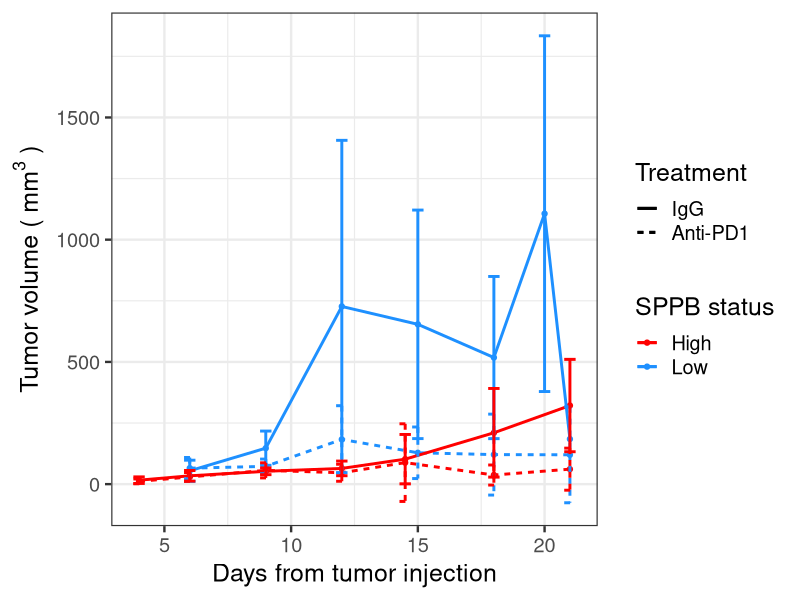
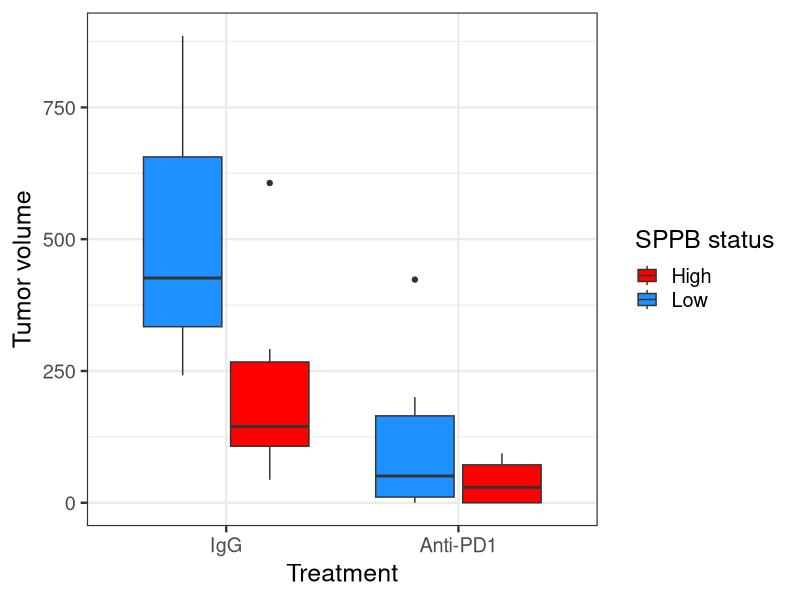
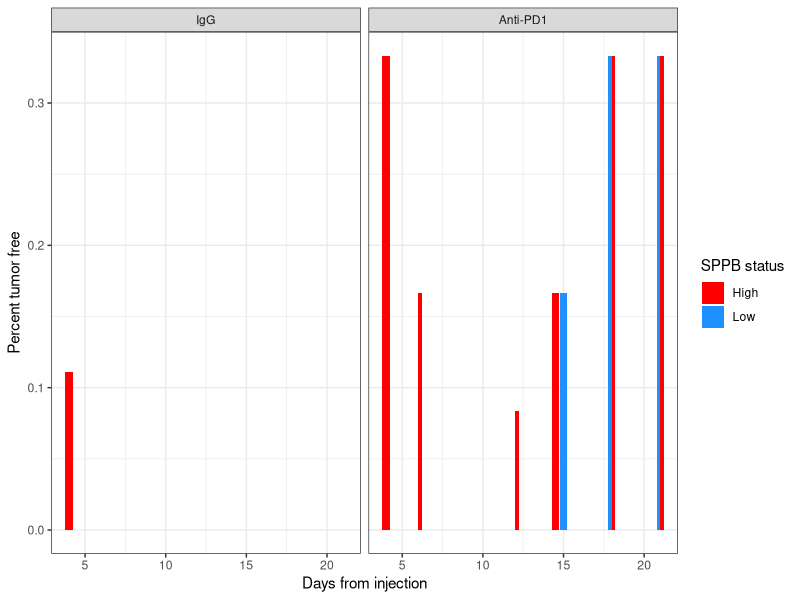
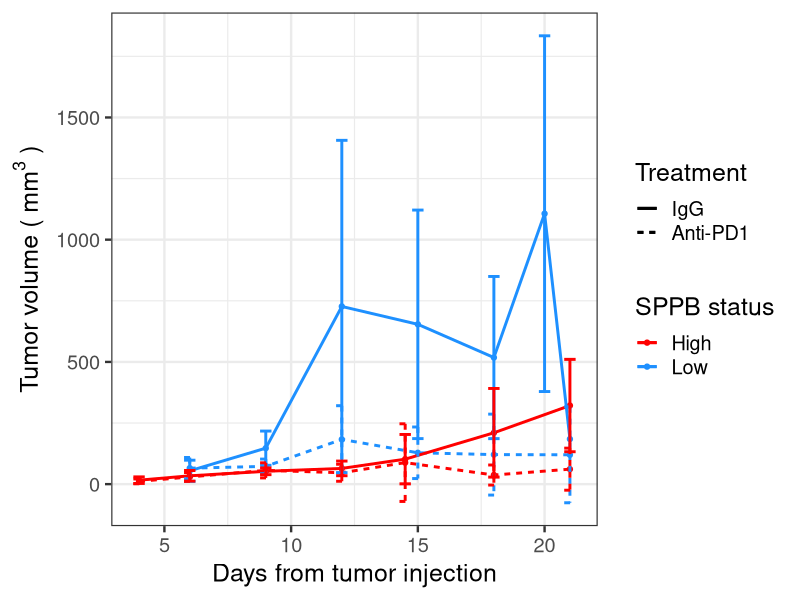
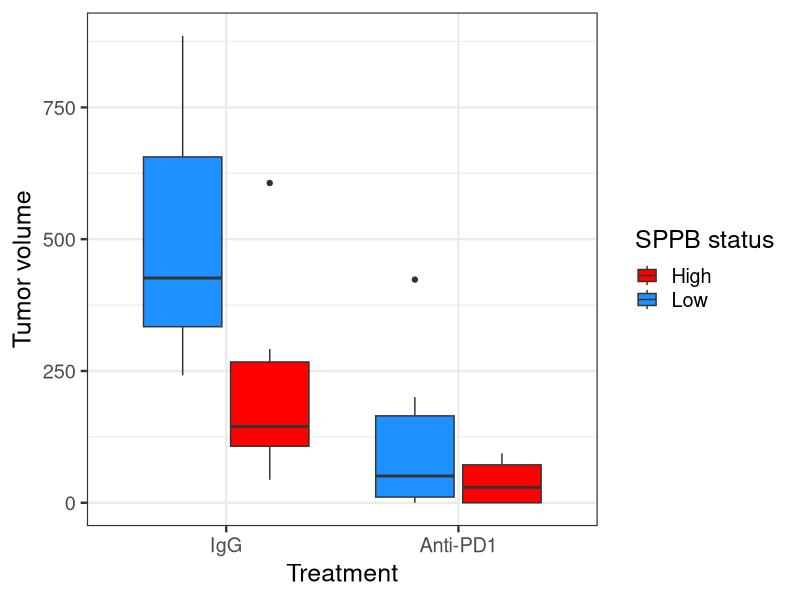
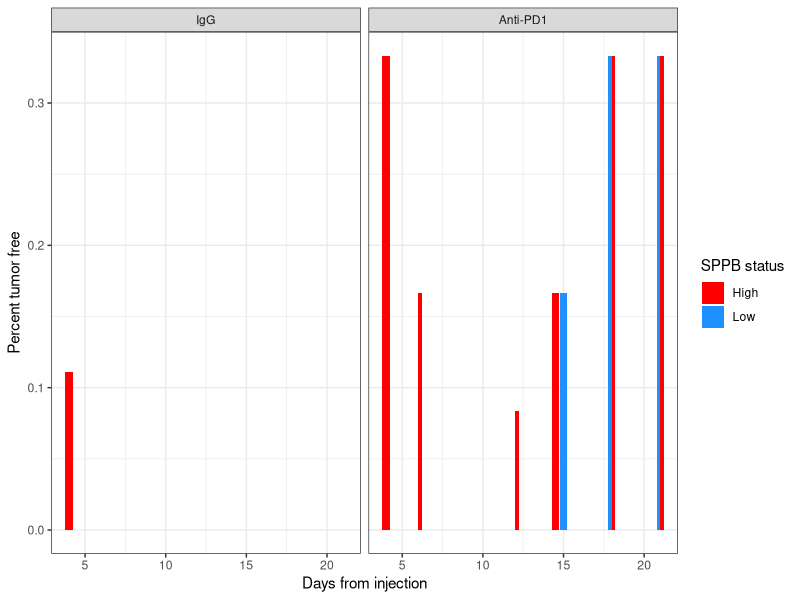

Source code (R) for these figures, in order:
## ---- chunk 1
knitr::opts_chunk$set(echo = TRUE)

library(tidyverse)
## ---- chunk 2
all.experiments <- read.csv("../data/2022-07-25_tumor-size_R-formatted.csv") %>%
  mutate(microbiome.sample = ifelse(grepl("DL017", microbiome.sample), "DL017", "DL081")) %>%
  mutate(treatment.group = paste(treatment, microbiome.sample, sep = " x "))
## ---- chunk 3
WCLC.data <- all.experiments %>%
  filter(experiment %in% c("mimic2", "mimic3", "mimic8")) %>%
  mutate(SPPB = ifelse(experiment == "mimic2", "Low", "High"),
         treatment = ifelse(grepl("PD1", treatment), "Anti-PD1", "IgG")) %>%
  filter(microbiome.sample != "Saline") %>%
  mutate(SPPB = factor(SPPB)) %>%
  mutate(SPPB = fct_relevel(SPPB, "Low")) %>%
  mutate(treatment = fct_relevel(treatment, "IgG"))


linedat <- WCLC.data %>%
  group_by(SPPB, treatment, days.from.injection) %>%
  mutate(days.from.injection = ifelse(SPPB == "High" &
                                        days.from.injection %in% c(14,15),
                                      14.5,
                                      days.from.injection)) %>%
  summarise(mean.vol = mean(tumor.volume),
            sd.vol = sqrt(var(tumor.volume))) %>%
  mutate(confint.low = mean.vol - sd.vol,
         confint.high = mean.vol + sd.vol,
         # confint.low = ifelse(confint.low < 0, 0, confint.low)
         trgrp = paste0(treatment, SPPB))

boxdat <- WCLC.data %>%
  # group_by(SPPB, treatment) %>%
  # mutate(maxtime = max(days.from.injection)) %>%
  # ungroup()%>%
  # filter(days.from.injection == maxtime)
  filter(days.from.injection == 18)

nmice <- WCLC.data %>%
  select(SPPB, treatment, unique.mouse.id) %>%
  distinct() %>%
  group_by(SPPB, treatment) %>%
  tally()

tumorfree <- WCLC.data %>%
  mutate(days.from.injection = ifelse(SPPB == "High" &
                                        days.from.injection %in% c(14,15),
                                      14.5,
                                      days.from.injection)) %>%
  group_by(days.from.injection, treatment, SPPB) %>%
  mutate(notum = tumor.volume == 0) %>%
  summarise(n.free = sum(notum)) %>%
  left_join(nmice) %>%
  mutate(percent.free = n.free/n)
## ---- chunk 4
linedat %>%
  ggplot(aes(x = days.from.injection, y = mean.vol, color = SPPB, group = trgrp,
             linetype = treatment)) +
  geom_point() +
  geom_line(lwd = 1) +
  geom_errorbar(aes(ymin = confint.low, ymax = confint.high), lwd = 1) +
  labs(x = "Days from tumor injection", 
       y = expression("Tumor volume ("~mm^3~")"))  +
  scale_color_manual(breaks = c("High", "Low"), values = c("red", "dodgerblue"),
                     name = "SPPB status") +
  scale_linetype(name = "Treatment") +
  theme_bw(base_size = 18)
  ggsave("../figures/WCLC22_longitudinal-tumor-volume.png", 
         height = 6, width = 8)
## ---- chunk 5
boxdat %>%
  ggplot(aes(x = treatment, y = tumor.volume, fill = SPPB)) +
  geom_boxplot() +
  labs(x = "Treatment", y = "Tumor volume") +
  scale_fill_manual(breaks = c("High", "Low"),
                    values = c("red", "dodgerblue"),
                    name = "SPPB status") +
  theme_bw(base_size = 18)
ggsave("../figures/WCLC22_boxplot_final-timepoint.png",
       height = 6, width = 6)
## ---- chunk 6
tumorfree %>%
  ggplot(aes(x = days.from.injection, y = percent.free, fill = SPPB)) +
  facet_wrap(vars(treatment)) +
  geom_col(position = "dodge") +
  labs(x = "Days from injection", y = "Percent tumor free") +
  scale_fill_manual(breaks = c("High", "Low"),
                    values = c("red", "dodgerblue"),
                    name = "SPPB status") +
  theme_bw()
ggsave("../figures/WCLC22_percent-mice-tumorfree.png")
## ---- chunk 7
WCLC.data %>%
  group_by(unique.mouse.id) %>%
  filter(days.from.injection == max(days.from.injection)) %>%
  mutate(tumor.free =  if_else(tumor.volume > 0, 
                                   true = 0, 
                                   false = 1)) %>%
  group_by(treatment, SPPB) %>%
  summarize(frac.cured = sum(tumor.free) /length(tumor.free))
  
